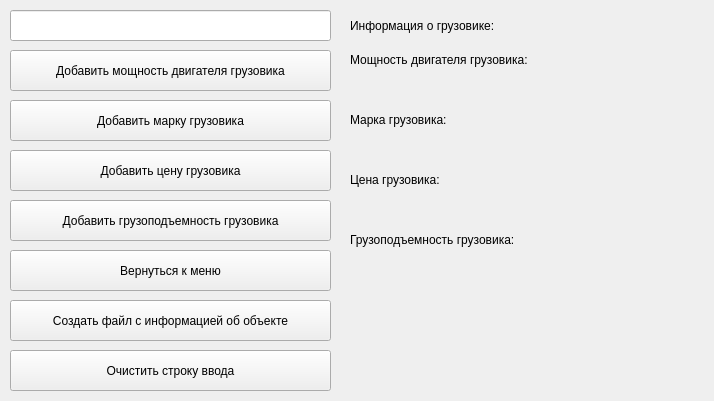
<?xml version="1.0" encoding="UTF-8"?>
<ui version="4.0">
 <class>MainTruck</class>
 <widget class="QWidget" name="MainTruck">
  <property name="geometry">
   <rect>
    <x>0</x>
    <y>0</y>
    <width>714</width>
    <height>401</height>
   </rect>
  </property>
  <property name="windowTitle">
   <string>Form</string>
  </property>
  <widget class="QPushButton" name="fileButton">
   <property name="geometry">
    <rect>
     <x>10</x>
     <y>300</y>
     <width>321</width>
     <height>41</height>
    </rect>
   </property>
   <property name="text">
    <string>Создать файл с информацией об объекте</string>
   </property>
  </widget>
  <widget class="QPushButton" name="menuButton">
   <property name="geometry">
    <rect>
     <x>10</x>
     <y>250</y>
     <width>321</width>
     <height>41</height>
    </rect>
   </property>
   <property name="text">
    <string>Вернуться к меню</string>
   </property>
  </widget>
  <widget class="QPushButton" name="capacityButton">
   <property name="geometry">
    <rect>
     <x>10</x>
     <y>200</y>
     <width>321</width>
     <height>41</height>
    </rect>
   </property>
   <property name="text">
    <string>Добавить грузоподъемность грузовика</string>
   </property>
  </widget>
  <widget class="QPushButton" name="priceButton">
   <property name="geometry">
    <rect>
     <x>10</x>
     <y>150</y>
     <width>321</width>
     <height>41</height>
    </rect>
   </property>
   <property name="text">
    <string>Добавить цену грузовика</string>
   </property>
  </widget>
  <widget class="QPushButton" name="brandButton">
   <property name="geometry">
    <rect>
     <x>10</x>
     <y>100</y>
     <width>321</width>
     <height>41</height>
    </rect>
   </property>
   <property name="text">
    <string>Добавить марку грузовика</string>
   </property>
  </widget>
  <widget class="QPushButton" name="powerButton">
   <property name="geometry">
    <rect>
     <x>10</x>
     <y>50</y>
     <width>321</width>
     <height>41</height>
    </rect>
   </property>
   <property name="text">
    <string>Добавить мощность двигателя грузовика</string>
   </property>
  </widget>
  <widget class="QLineEdit" name="lineEdit">
   <property name="geometry">
    <rect>
     <x>10</x>
     <y>10</y>
     <width>321</width>
     <height>31</height>
    </rect>
   </property>
  </widget>
  <widget class="QLabel" name="label">
   <property name="geometry">
    <rect>
     <x>350</x>
     <y>10</y>
     <width>341</width>
     <height>31</height>
    </rect>
   </property>
   <property name="text">
    <string>Информация о грузовике:</string>
   </property>
  </widget>
  <widget class="QLabel" name="informLabel">
   <property name="geometry">
    <rect>
     <x>350</x>
     <y>50</y>
     <width>341</width>
     <height>21</height>
    </rect>
   </property>
   <property name="text">
    <string/>
   </property>
  </widget>
  <widget class="QLabel" name="label_2">
   <property name="geometry">
    <rect>
     <x>350</x>
     <y>50</y>
     <width>341</width>
     <height>20</height>
    </rect>
   </property>
   <property name="text">
    <string>Мощность двигателя грузовика:</string>
   </property>
  </widget>
  <widget class="QLabel" name="powerLabel">
   <property name="geometry">
    <rect>
     <x>350</x>
     <y>80</y>
     <width>341</width>
     <height>20</height>
    </rect>
   </property>
   <property name="text">
    <string/>
   </property>
  </widget>
  <widget class="QLabel" name="label_4">
   <property name="geometry">
    <rect>
     <x>350</x>
     <y>110</y>
     <width>341</width>
     <height>20</height>
    </rect>
   </property>
   <property name="text">
    <string>Марка грузовика:</string>
   </property>
  </widget>
  <widget class="QLabel" name="label_5">
   <property name="geometry">
    <rect>
     <x>350</x>
     <y>170</y>
     <width>341</width>
     <height>20</height>
    </rect>
   </property>
   <property name="text">
    <string>Цена грузовика:</string>
   </property>
  </widget>
  <widget class="QLabel" name="brandLabel">
   <property name="geometry">
    <rect>
     <x>350</x>
     <y>140</y>
     <width>341</width>
     <height>20</height>
    </rect>
   </property>
   <property name="text">
    <string/>
   </property>
  </widget>
  <widget class="QLabel" name="priceLabel">
   <property name="geometry">
    <rect>
     <x>350</x>
     <y>200</y>
     <width>341</width>
     <height>20</height>
    </rect>
   </property>
   <property name="text">
    <string/>
   </property>
  </widget>
  <widget class="QLabel" name="label_8">
   <property name="geometry">
    <rect>
     <x>350</x>
     <y>230</y>
     <width>341</width>
     <height>20</height>
    </rect>
   </property>
   <property name="text">
    <string>Грузоподъемность грузовика:</string>
   </property>
  </widget>
  <widget class="QLabel" name="capacityLabel">
   <property name="geometry">
    <rect>
     <x>350</x>
     <y>260</y>
     <width>341</width>
     <height>20</height>
    </rect>
   </property>
   <property name="text">
    <string/>
   </property>
  </widget>
  <widget class="QPushButton" name="clearButton">
   <property name="geometry">
    <rect>
     <x>10</x>
     <y>350</y>
     <width>321</width>
     <height>41</height>
    </rect>
   </property>
   <property name="text">
    <string>Очистить строку ввода</string>
   </property>
  </widget>
 </widget>
 <resources/>
 <connections/>
</ui>
